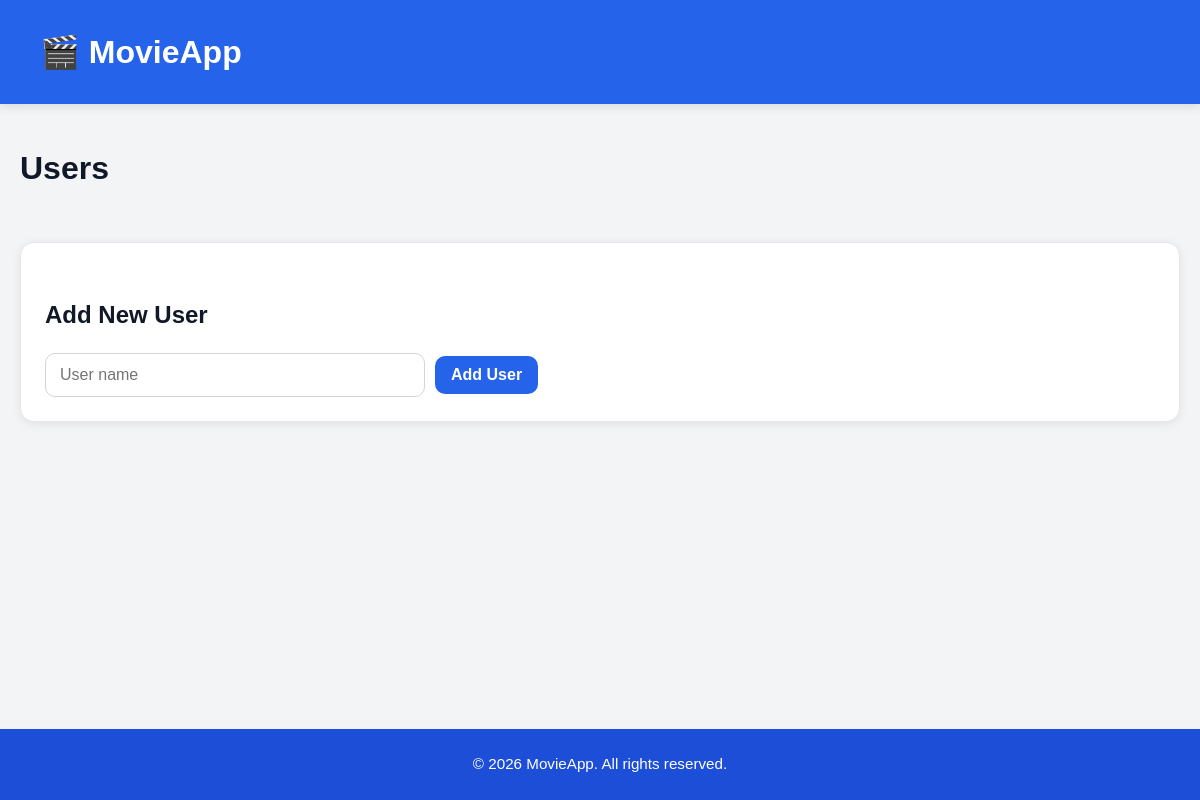
/, run on an earlier commit of the app's database.
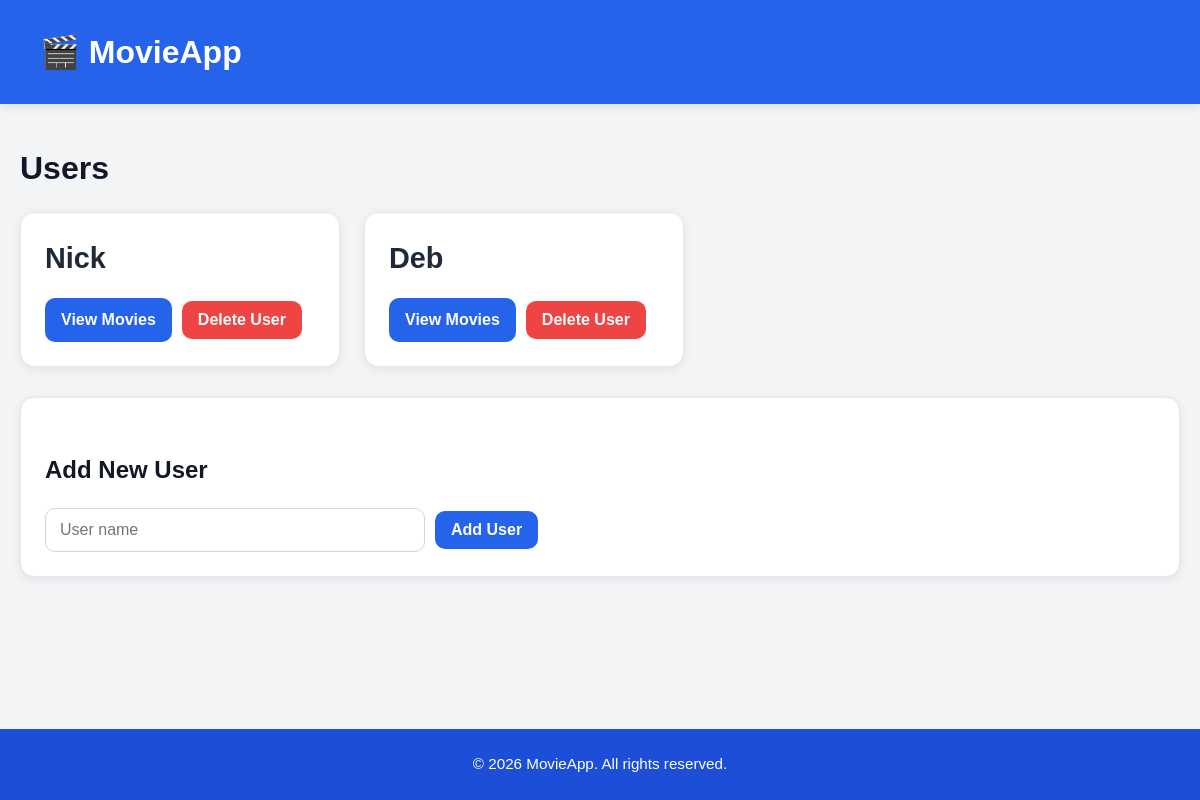
And on a later commit of the database.
### models.py (models this page shows)
class User(db.Model):
    id = db.Column(db.Integer, primary_key=True)
    name = db.Column(db.String(100), nullable=False)
    movies = db.relationship('Movie', backref='user', lazy=True)

### app.py (the view)
@app.route('/')
def index():
    users = data_manager.get_users()
    return render_template('index.html', users=users)

### data_manager.py (called while the page is built)
    def get_users(self):
        return User.query.all()

### templates/index.html
{% extends "base.html" %}
{% block content %}
<h1>Users</h1>
<ul class="user-list">
    {% for user in users %}
    <li class="user-entry">
        <h3>{{ user.name }}</h3>
        <div class="user-actions">
            <a href="{{ url_for('get_movies', user_id=user.id) }}" class="btn">View Movies</a>
            <form action="{{ url_for('delete_user', user_id=user.id) }}" method="post" class="delete-user-form">
                <button type="submit" class="delete-btn">Delete User</button>
            </form>
        </div>
    </li>
    {% endfor %}
</ul>
<div class="section-card">
    <h2>Add New User</h2>
    <form action="{{ url_for('create_user') }}" method="post" class="inline-form">
        <input type="text" name="name" placeholder="User name" required>
        <button type="submit">Add User</button>
    </form>
</div>
{% endblock %}

### templates/base.html (shortened to what this page needs)
<!DOCTYPE html>
<html lang="en">
<head>
    <link rel="stylesheet" href="{{ url_for('static', filename='style.css') }}">
</head>
<body>
<header class="site-header">
    <a href="{{ url_for('index') }}" class="logo-link">🎬 MovieApp</a>
</header>
<main class="container">
    {% block content %}{% endblock %}
</main>
<footer>
    <p>© 2026 MovieApp. All rights reserved.</p>
</footer>
</body>
</html>

### static/style.css (style rules this page uses)
* { box-sizing: border-box; margin: 0; padding: 0; }
html, body { height: 100%; }
body { font-family: Arial, sans-serif; background-color: #f3f4f6; color: #1f2937; line-height: 1.5; min-height: 100vh; display: flex; flex-direction: column; }
.site-header { background-color: #2563eb; color: white; padding: 28px 40px; position: sticky; top: 0; z-index: 1000; box-shadow: 0 2px 10px rgba(0, 0, 0, 0.12); }
.logo-link { color: white; text-decoration: none; font-size: 2rem; font-weight: 700; display: inline-block; }
.container { width: 100%; max-width: 1200px; margin: 40px auto; padding: 0 20px; flex: 1; }
h1, h2 { margin-bottom: 20px; color: #111827; }
h2 { margin-top: 30px; }
.user-list, .movie-list { list-style: none; display: flex; flex-wrap: wrap; gap: 24px; margin-bottom: 30px; }
.user-entry, .movie-card { background: white; border-radius: 14px; padding: 24px; box-shadow: 0 2px 10px rgba(0, 0, 0, 0.08); border: 1px solid #e5e7eb; }
.user-entry { width: 320px; }
.user-entry h3 { margin-bottom: 18px; font-size: 1.8rem; }
form { margin-top: 15px; }
input[type="text"], input[type="number"] { width: 100%; max-width: 380px; padding: 12px 14px; border: 1px solid #d1d5db; border-radius: 10px; font-size: 1rem; margin-bottom: 12px; background-color: white; }
button, .btn { display: inline-block; background-color: #2563eb; color: white; border: none; border-radius: 10px; padding: 10px 16px; font-size: 1rem; font-weight: 600; cursor: pointer; text-decoration: none; transition: background-color 0.2s ease; }
.delete-btn { background-color: #ef4444; }
.inline-form { display: flex; align-items: center; gap: 10px; flex-wrap: wrap; }
.inline-form input[type="text"] { margin-bottom: 0; flex: 1; min-width: 180px; }
.section-card { background: white; border-radius: 14px; padding: 24px; box-shadow: 0 2px 10px rgba(0, 0, 0, 0.08); border: 1px solid #e5e7eb; margin-bottom: 30px; }
.user-actions { display: flex; gap: 10px; align-items: center; flex-wrap: wrap; }
.delete-user-form, .delete-movie-form { margin-top: 0; }
footer { background-color: #1d4ed8; color: white; text-align: center; padding: 24px; font-size: 0.95rem; margin-top: auto; }

What changed in the data, as far as the page shows it:
added User: name "Nick"
added User: name "Deb"
